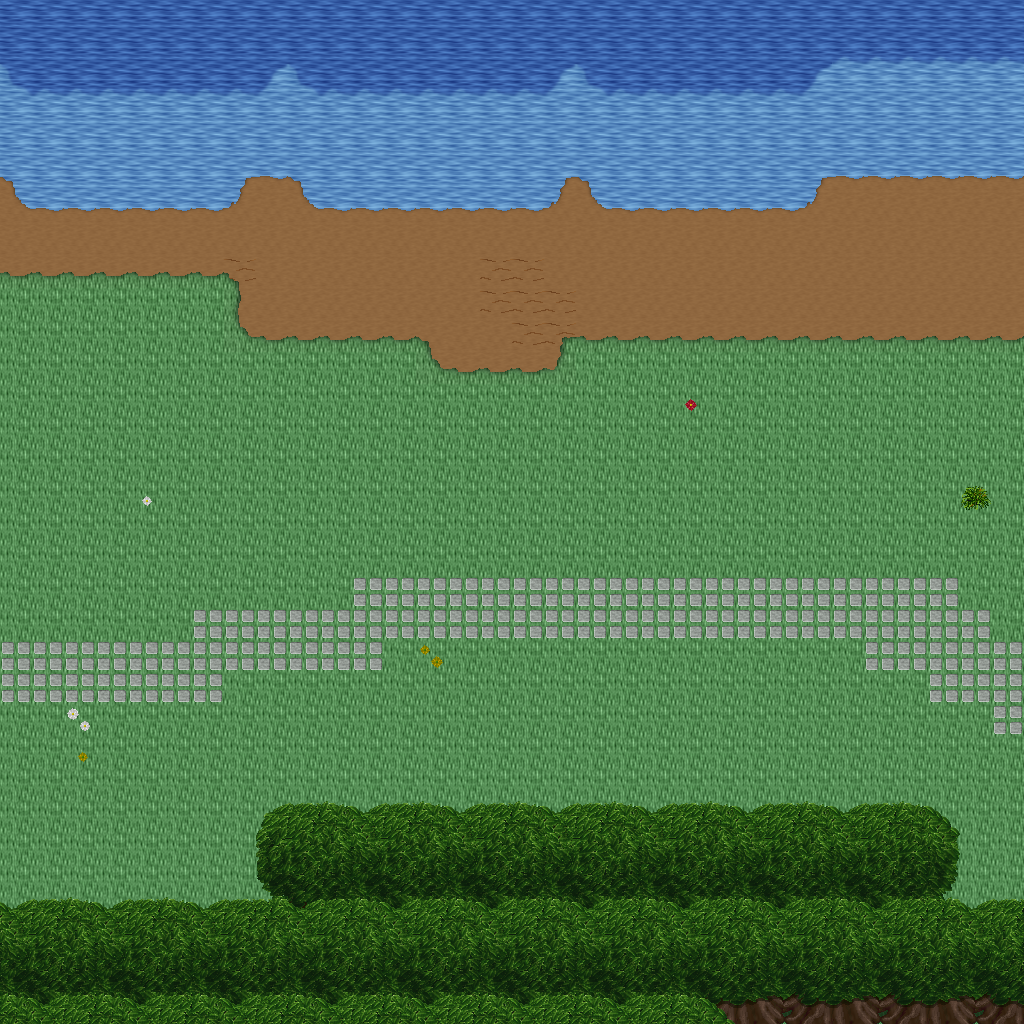

This is a level from a 2D game, rendered from its Tiled map with the project's own tilesets. A one-line summary and the map file follow, with tile-layer data summarised:
An orthogonal 32x32 tile map with 32x32 px tiles, 5 tile layers (Ground, Objects, Objects2, Above, ...), 1 hidden layer not drawn, 21 tilesets.

<map version="1.10" tiledversion="1.11.0" orientation="orthogonal" renderorder="right-down" width="32" height="32" tilewidth="32" tileheight="32" infinite="0" nextlayerid="11" nextobjectid="1">
 <tileset firstgid="1" name="ground_ground" tilewidth="32" tileheight="32" tilecount="33" columns="3">
  <image source="../drawable/ground_ground.png" width="96" height="352" />
 </tileset>
 <tileset firstgid="34" name="ground_water_pool" tilewidth="32" tileheight="32" tilecount="72" columns="3">
  <image source="../drawable/ground_water_pool.png" width="96" height="768" />
 </tileset>
 <tileset firstgid="106" name="ground_ridge_earth_dark" tilewidth="32" tileheight="32" tilecount="96" columns="12">
  <image source="../drawable/ground_ridge_earth_dark.png" width="384" height="256" />
 </tileset>
 <tileset firstgid="202" name="ground_grass_edges" tilewidth="32" tileheight="32" tilecount="36" columns="12">
  <image source="../drawable/ground_grass_edges.png" width="384" height="96" />
 </tileset>
 <tileset firstgid="238" name="ground_earth_edges" tilewidth="32" tileheight="32" tilecount="18" columns="6">
  <image source="../drawable/ground_earth_edges.png" width="192" height="96" />
 </tileset>
 <tileset firstgid="256" name="ground_grass_corners" tilewidth="32" tileheight="32" tilecount="24" columns="6">
  <image source="../drawable/ground_grass_corners.png" width="192" height="128" />
 </tileset>
 <tileset firstgid="280" name="plant_flower_daisy_blue" tilewidth="32" tileheight="32" tilecount="8" columns="2">
  <image source="../drawable/plant_flower_daisy_blue.png" width="64" height="128" />
 </tileset>
 <tileset firstgid="288" name="plant_flower_daisy_yellow" tilewidth="32" tileheight="32" tilecount="8" columns="2">
  <image source="../drawable/plant_flower_daisy_yellow.png" width="64" height="128" />
 </tileset>
 <tileset firstgid="296" name="plant_bush_bushes" tilewidth="32" tileheight="32" tilecount="10" columns="5">
  <image source="../drawable/plant_bush_bushes.png" width="160" height="64" />
 </tileset>
 <tileset firstgid="306" name="plant_flower_daisy_red" tilewidth="32" tileheight="32" tilecount="8" columns="2">
  <image source="../drawable/plant_flower_daisy_red.png" width="64" height="128" />
 </tileset>
 <tileset firstgid="314" name="plant_flower_daisy_white" tilewidth="32" tileheight="32" tilecount="8" columns="2">
  <image source="../drawable/plant_flower_daisy_white.png" width="64" height="128" />
 </tileset>
 <tileset firstgid="322" name="logic_collision" tilewidth="32" tileheight="32" tilecount="1" columns="1">
  <image source="../drawable/logic_collision.png" width="32" height="32" />
 </tileset>
 <tileset firstgid="323" name="plant_tree_tree_green" tilewidth="32" tileheight="32" tilecount="88" columns="8">
  <image source="../drawable/plant_tree_tree_green.png" width="256" height="352" />
 </tileset>
 <tileset firstgid="411" name="building_castle" tilewidth="32" tileheight="32" tilecount="320" columns="20">
  <image source="../drawable/building_castle.png" width="640" height="512" />
 </tileset>
 <tileset firstgid="731" name="object_tent" tilewidth="32" tileheight="32" tilecount="9" columns="3">
  <image source="../drawable/object_tent.png" width="96" height="96" />
 </tileset>
 <tileset firstgid="740" name="logic_item_sheepfood" tilewidth="32" tileheight="32" tilecount="1" columns="1">
  <image source="../drawable/logic_item_sheepfood.png" width="32" height="32" />
 </tileset>
 <tileset firstgid="741" name="logic_creature_fairy" tilewidth="32" tileheight="32" tilecount="4" columns="4">
  <image source="../drawable/logic_creature_fairy.png" width="128" height="32" />
 </tileset>
 <tileset firstgid="745" name="logic_item_resources" tilewidth="32" tileheight="32" tilecount="6" columns="6">
  <image source="../drawable/logic_item_resources.png" width="192" height="32" />
 </tileset>
 <tileset firstgid="751" name="logic_portal" tilewidth="32" tileheight="32" tilecount="24" columns="8">
  <image source="../drawable/logic_portal.png" width="256" height="96" />
 </tileset>
 <tileset firstgid="775" name="ground_green_paving" tilewidth="32" tileheight="32" tilecount="18" columns="3">
  <image source="../drawable/ground_green_paving.png" width="96" height="192" />
 </tileset>
 <tileset firstgid="793" name="logic_protection" tilewidth="32" tileheight="32" tilecount="2" columns="2">
  <image source="../drawable/logic_protection.png" width="64" height="32" />
 </tileset>
 <layer id="1" name="Ground" width="32" height="32">
  <data>[1024 cells, 1024 non-empty, 7 distinct tile ids]</data>
 </layer>
 <layer id="2" name="Objects" width="32" height="32">
  <data>[1024 cells, 172 non-empty, 26 distinct tile ids]</data>
 </layer>
 <layer id="3" name="Objects2" width="32" height="32">
  <data>[1024 cells, 1 non-empty, 1 distinct tile ids]</data>
 </layer>
 <layer id="4" name="Above" width="32" height="32">
  <data>[1024 cells, 185 non-empty, 20 distinct tile ids]</data>
 </layer>
 <layer id="5" name="Above2" width="32" height="32">
  <data>[1024 cells, 2 non-empty, 1 distinct tile ids]</data>
 </layer>
 <layer id="6" name="Walkable" width="32" height="32" visible="0">
  <data>[1024 cells, 217 non-empty, 1 distinct tile ids]</data>
 </layer>
 <objectgroup id="7" name="Mapevents" />
 <objectgroup id="8" name="Spawn" />
 <objectgroup id="9" name="Keys" />
 <objectgroup id="10" name="Replace" />
</map>
